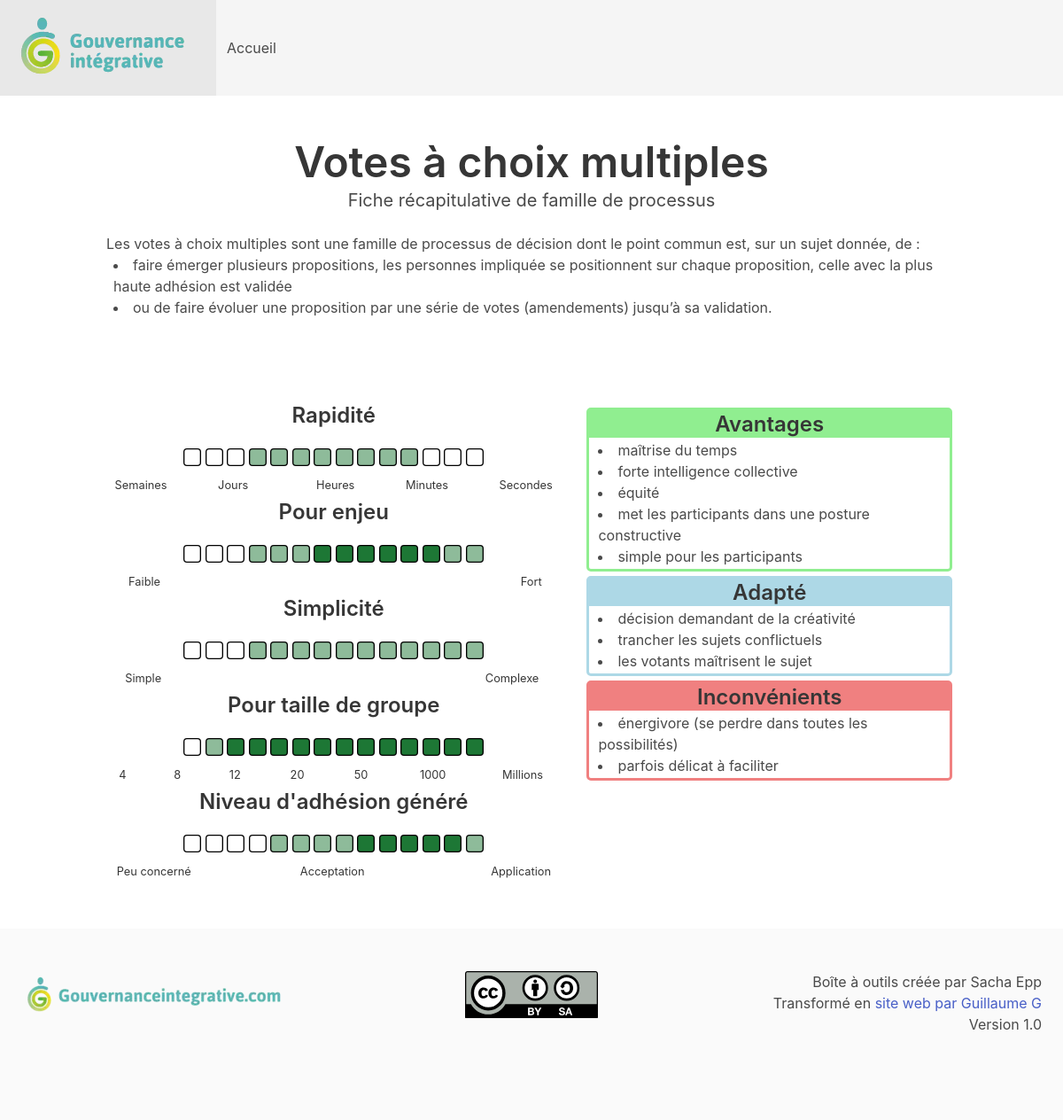
The page /processus/100 on the database its author committed.
### tables this page shows
CREATE TABLE processus (
    id INTEGER PRIMARY KEY AUTOINCREMENT,
    titre TEXT NOT NULL,
    description TEXT NOT NULL,
    -- textes :
    -- ce sont des textes contenant du HTML
    -- au format <ul><li>...</li></ul>
    -- car ce sont de simples listes
    avantages TEXT,
    adapte TEXT,
    risques TEXT,
    inconvenients TEXT,
    deconseille TEXT,
    points_cles TEXT,
    -- critères :
    -- ils sont au format de 14 caractères
    -- chaque caractère représente une case
    -- 0 = blanc
    -- 1 = vert pale
    -- 2 = vert foncé
    rapidite TEXT NOT NULL,
    enjeu TEXT NOT NULL,
    simplicite TEXT NOT NULL,
    taille_groupe TEXT NOT NULL,
    adhesion TEXT NOT NULL
);

### app.py (the view)
@app.route("/processus/<id_processus>")
def get_processus(id_processus):
    result = retourne_un_processus(id_processus)
    if len(result) > 0:
        processus = result[0]
        return render_template(
            "processus.html",
            base_info=base_info,
            processus=processus,
            caracteristiques=caracteristiques,
            criteres=criteres,
        )
    return "processus introuvable."

### app.py (called while the page is built)
@app.template_filter()
def crit_filter(crit):
    result = {
        "0": "0",
        "1": "0.5",
        "2": "1",
    }
    return result[crit]

def get_db_connection():
    conn = sqlite3.connect(DATABASE_PATH)
    conn.row_factory = sqlite3.Row
    return conn

def retourne_un_processus(id_processus) -> dict:
    conn = get_db_connection()
    req_select = """SELECT *
    FROM processus
    WHERE id = ?
    LIMIT 1"""
    result = conn.execute(req_select, [id_processus]).fetchall()
    conn.close()
    return result

### templates/processus.html (shortened to what this page needs)
{% extends 'layout.html' %}
{% block body %}
<section class="section">
  <div class="container">
    <h1 class="title is-1 text-center" id="titre">
      {{ processus['titre'] }}
    </h1>
    <p class="subtitle text-center">
      {% if processus['id'] % 100 == 0 %}
        Fiche récapitulative de famille de processus
      {% else %}
        Fiche récapitulative de processus de décision
      {% endif %}
    </p>
    <div id="description">
      {{ processus['description']|safe }}
    </div>
  </div>
</section>
<section class="section">
  <div class="container">
    <div class="columns">
      <div class="column text-center" id="criteres">
        {% for critere in criteres %}
          <div class="critere">
            <h2 class="title is-4">
              {{ critere["nom"] }}
            </h2>
            {% for i in processus[critere["id"]] %}
              <svg viewBox="0 0 30 30" xmlns="http://www.w3.org/2000/svg" class="crit">
                <rect x="1" y="1" width="28" height="28" rx="5" style="fill:#1d7735;fill-opacity:{{ i | crit_filter }};stroke:black;stroke-width:2px;" />
              </svg>
            {% endfor %}
          </div>
          <div>
            {% include 'legende_' + critere["id"] + '.j2' %}
          </div>
        {% endfor %}
      </div>
      <div class="column" id="caracteristiques">
        {% for caracteristique in caracteristiques %}
          {% if processus[caracteristique["id"]] %}
            <div class="caracteristique" style="border-color: {{ caracteristique["couleur"] }};">
              <div class="caracteristique-titre" style="background-color: {{ caracteristique["couleur"] }};">
                <h2 class="title is-4 text-center">
                  {{ caracteristique["nom"] }}
                </h2>
              </div>
              <div class="caracteristique-contenu">
                {{ processus[caracteristique["id"]]|safe }}
              </div>
            </div>
          {% endif %}
        {% endfor %}
      </div>
    </div>
  </div>
</section>
{% endblock %}

### templates/layout.html (shortened to what this page needs)
<!DOCTYPE html>
<html lang="fr">
  <head>
    <link rel="stylesheet" href="{{ url_for('static', filename='css/bulma_0.9.4.min.css') }}">
  </head>
  <body>
    {% include 'navbar.html' %}
    {% block body %}{% endblock %}
    {% include 'footer.html' %}
  </body>
</html>

### templates/navbar.html
<nav class="navbar is-light" role="navigation" aria-label="main navigation">
  <div class="navbar-brand">
    <a class="navbar-item" href="/">
      <img src="{{ url_for('static', filename='img/GI_logo.webp') }}" alt="Logo de la Gouvernance Integrative" width="220" height="92">
    </a>
  </div>
  <div class="navbar-menu">
    <div class="navbar-start">
      <a class="navbar-item" href="/">
        Accueil
      </a>
    </div>
  </div>
</nav>

### templates/legende_rapidite.j2
<table class="table is-fullwidth text-center legende">
<tr>
    <td>Semaines</td>
    <td></td>
    <td></td>
    <td>Jours</td>
    <td></td>
    <td></td>
    <td></td>
    <td>Heures</td>
    <td></td>
    <td></td>
    <td>Minutes</td>
    <td></td>
    <td></td>
    <td>Secondes</td>
</tr>
</table>

### templates/legende_enjeu.j2
<table class="table is-fullwidth text-center legende">
<tr>
    <td>Faible</td>
    <td></td>
    <td></td>
    <td></td>
    <td></td>
    <td></td>
    <td></td>
    <td></td>
    <td></td>
    <td></td>
    <td></td>
    <td></td>
    <td></td>
    <td>Fort</td>
</tr>
</table>

### templates/legende_simplicite.j2
<table class="table is-fullwidth text-center legende">
<tr>
    <td>Simple</td>
    <td></td>
    <td></td>
    <td></td>
    <td></td>
    <td></td>
    <td></td>
    <td></td>
    <td></td>
    <td></td>
    <td></td>
    <td></td>
    <td></td>
    <td>Complexe</td>
</tr>
</table>

### templates/legende_taille_groupe.j2
<table class="table is-fullwidth text-center legende">
<tr>
    <td>4</td>
    <td></td>
    <td>8</td>
    <td></td>
    <td>12</td>
    <td></td>
    <td>20</td>
    <td></td>
    <td>50</td>
    <td></td>
    <td>1000</td>
    <td></td>
    <td>Millions</td>
</tr>
</table>

### templates/legende_adhesion.j2
<table class="table is-fullwidth text-center legende">
<tr>
    <td>Peu concerné</td>
    <td></td>
    <td></td>
    <td></td>
    <td></td>
    <td></td>
    <td>Acceptation</td>
    <td></td>
    <td></td>
    <td></td>
    <td></td>
    <td></td>
    <td></td>
    <td>Application</td>
</tr>
</table>

### templates/footer.html
<footer class="footer">
  <div class="columns">
    <div class="column">
      <a href="https://gouvernanceintegrative.com/" target="_blank">
        <img src="{{ url_for('static', filename='img/GI_website.webp') }}" alt="Logo de la Gouvernance Integrative" width="320" height="55">
      </a>
    </div>
    <div class="column text-center">
      <a href="https://creativecommons.org/licenses/by-sa/2.0/fr/" target="_blank">
        <img src="{{ url_for('static', filename='img/CC_BY-SA.svg') }}" alt="Licence CC-BY-SA 2.0" width="150" height="53">
      </a>
    </div>
    <div class="column text-right">
      <p>Boîte à outils créée par Sacha Epp<br>
      Transformé en <a href="https://github.com/yaap7/outils-GI" target="_blank">site web par Guillaume G</a><br>
      Version {{ base_info['version'] }}</p>
    </div>
  </div>
</footer>

### templates/layout.html (style rules this page uses)
.navbar-item img { max-height: 6rem; }
.text-center { text-align: center; }
.text-right { text-align: right; }
ul { list-style: inside; padding-left: 0.5rem; }
.caracteristique { border: 3px lightblue solid; border-radius: 5px; margin: 5px; }
.caracteristique-titre { background-color: lightblue; padding: 2px; }
.caracteristique-contenu { padding: 2px; }
table.legende { font-size: 0.8rem; }
@media screen and (max-width: 1215px) { svg.crit { width: 20px; } }

### rows shown on the page
processus: titre "Votes à choix multiples", description "Les votes à choix multiples sont une famille de processus de décision dont le point commun est, sur un sujet donnée, de : faire émerger plusieurs propositions, les personnes impliquée se positionnent sur chaque proposition, celle avec la plus haute adhésion est validée ou de faire évoluer une proposition par une série de votes (amendements) jusqu’à sa validation.", avantages "maîtrise du temps forte intelligence collective équité met les participants dans une posture constructive simple pour les participants" "décision demandant de la créativité trancher les sujets conflictuels les votants maîtrisent le sujet" "énergivore (se perdre dans toutes les possibilités) parfois délicat à faciliter"

### other values the page prints
{{ critere["nom"] }} "Rapidité" "Pour enjeu" "Simplicité" "Pour taille de groupe" "Niveau d'adhésion généré"
{{ caracteristique["nom"] }} "Avantages" "Adapté" "Inconvénients"
{{ base_info['version'] }} "1.0"
